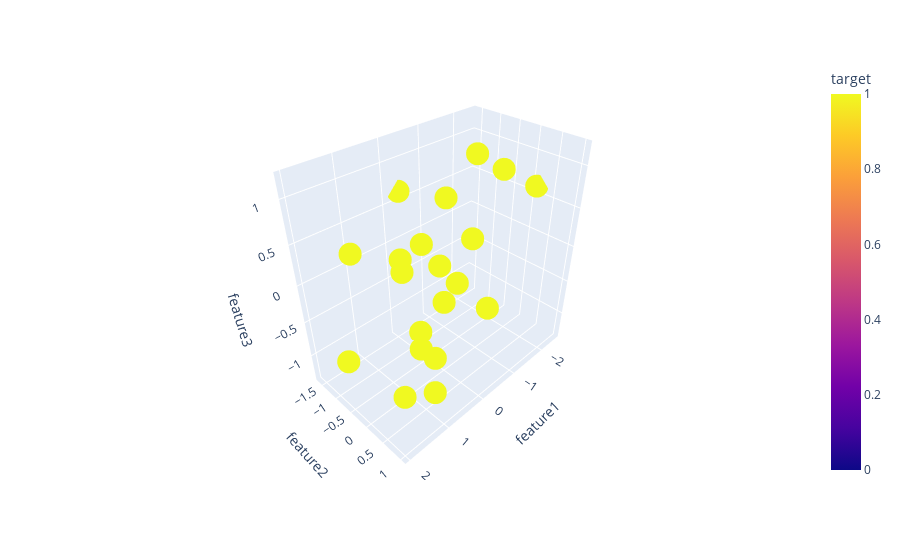

Write notebook code for a chart like this one.
### Code cell
fig = px.scatter_3d(df, x=df['feature1'], y=df['feature2'], z=df['feature3'], color=df['target'])
# fig.update_traces(marker=dict(size=12,line=dict(width=2,color='DarkSlateGrey')),selector=dict (mode= 'markers'))
fig.show()

### Figure 1 — Plotly figure (JSON) as saved in the notebook; plotly's stock layout.template omitted (floating-point values rounded to 4 significant figures)
{"data": [{"hovertemplate": "feature1=%{x}<br>feature2=%{y}<br>feature3=%{z}<br>target=%{marker.color}<extra></extra>", "legendgroup": "", "marker": {"color": [1, 0, 1, 1, 1, 0, 0, 1, 0, 0, 0, 1, 1, 1, 0, 0, 1, 1, 1, 0, 0, 0, 0, 1, 0, 0, 0, 0, 1, 1, 0, 0, 0, 1, 1, 1, 1, 1, 0, 1], "coloraxis": "coloraxis", "symbol": "circle"}, "mode": "markers", "name": "", "scene": "scene", "showlegend": false, "type": "scatter3d", "x": [-0.3675, null, 0.4206, 1.968, -2.506, null, null, 0.3223, null, null, null, -0.3316, 0.667, -1.01, null, null, 0.2411, -0.04544, -0.9926, null, null, null, null, -0.4208, null, null, null, null, 0.9486, 1.415, null, null, null, 1.045, -1.838, 0.1901, -0.02254, 1.267, null, 1.772], "y": [-1.137, null, 0.4116, -0.5478, 0.147, null, null, 0.06034, null, null, null, -1.632, 0.02581, 0.4417, null, null, -0.9525, 1.041, -0.1613, null, null, null, null, -0.552, null, null, null, null, 0.7017, 0.4577, null, null, null, 0.5382, -0.9388, 0.5121, 0.01342, 0.1736, null, -0.3475], "z": [-1.322, 1.227, -0.07132, -0.6794, 0.6062, 0.1826, 1.192, -1.043, -0.08537, 2.637, 1.344, 0.6191, -0.7776, 1.129, -0.1032, -0.08056, -0.1363, -0.09403, 1.192, 1.065, 0.9826, 2.245, 2.603, -0.1211, 1.549, 2.933, 0.821, 2.328, -1.051, 0.7289, 1.704, 3.151, 1.171, 0.8121, -0.2018, 0.1315, 0.9359, -1.223, -0.2616, 0.6701]}], "layout": {"autosize": true, "coloraxis": {"colorbar": {"title": {"text": "target"}}, "colorscale": [[0, "#0d0887"], [0.1111, "#46039f"], [0.2222, "#7201a8"], [0.3333, "#9c179e"], [0.4444, "#bd3786"], [0.5556, "#d8576b"], [0.6667, "#ed7953"], [0.7778, "#fb9f3a"], [0.8889, "#fdca26"], [1, "#f0f921"]]}, "legend": {"tracegroupgap": 0}, "margin": {"t": 60}, "scene": {"aspectmode": "auto", "aspectratio": {"x": 1.187, "y": 0.7094, "z": 1.187}, "camera": {"center": {"x": 0, "y": 0, "z": 0}, "eye": {"x": 1.434, "y": 1.434, "z": 1.434}, "projection": {"type": "perspective"}, "up": {"x": 0, "y": 0, "z": 1}}, "domain": {"x": [0, 1], "y": [0, 1]}, "xaxis": {"title": {"text": "feature1"}, "type": "linear"}, "yaxis": {"title": {"text": "feature2"}, "type": "linear"}, "zaxis": {"title": {"text": "feature3"}, "type": "linear"}}}}
